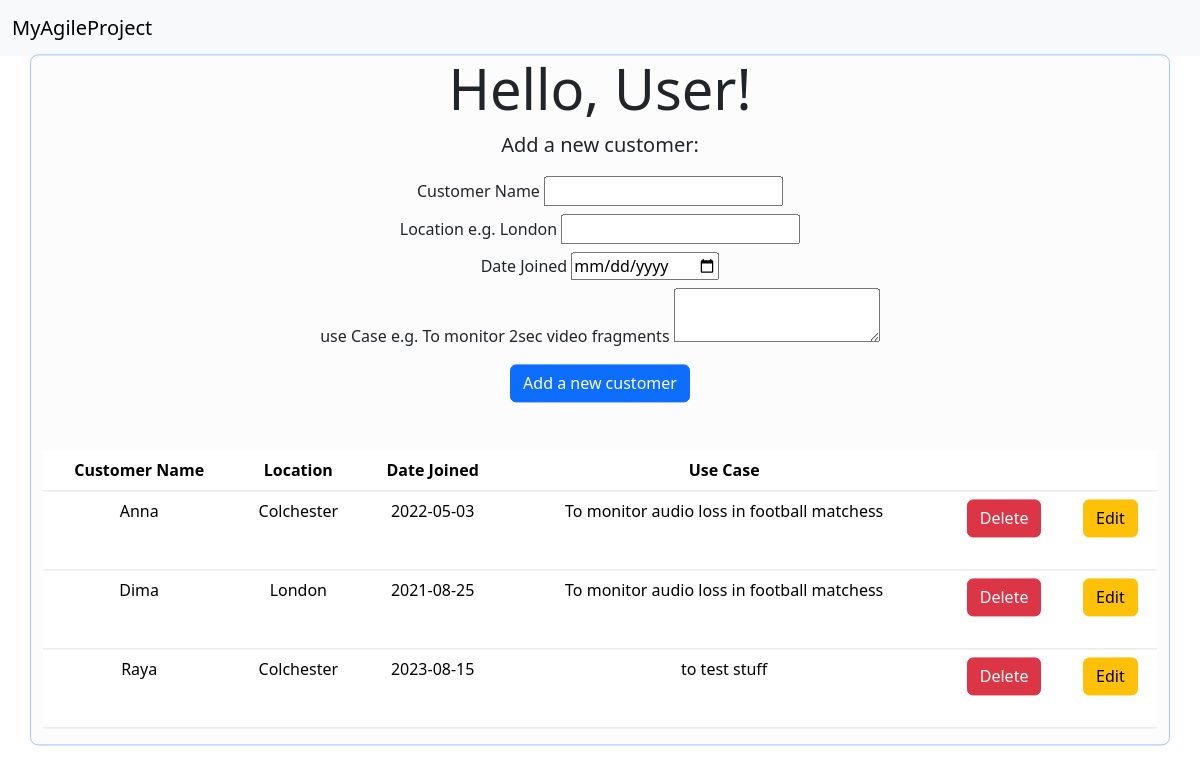
The app's page /customers_database, older data.
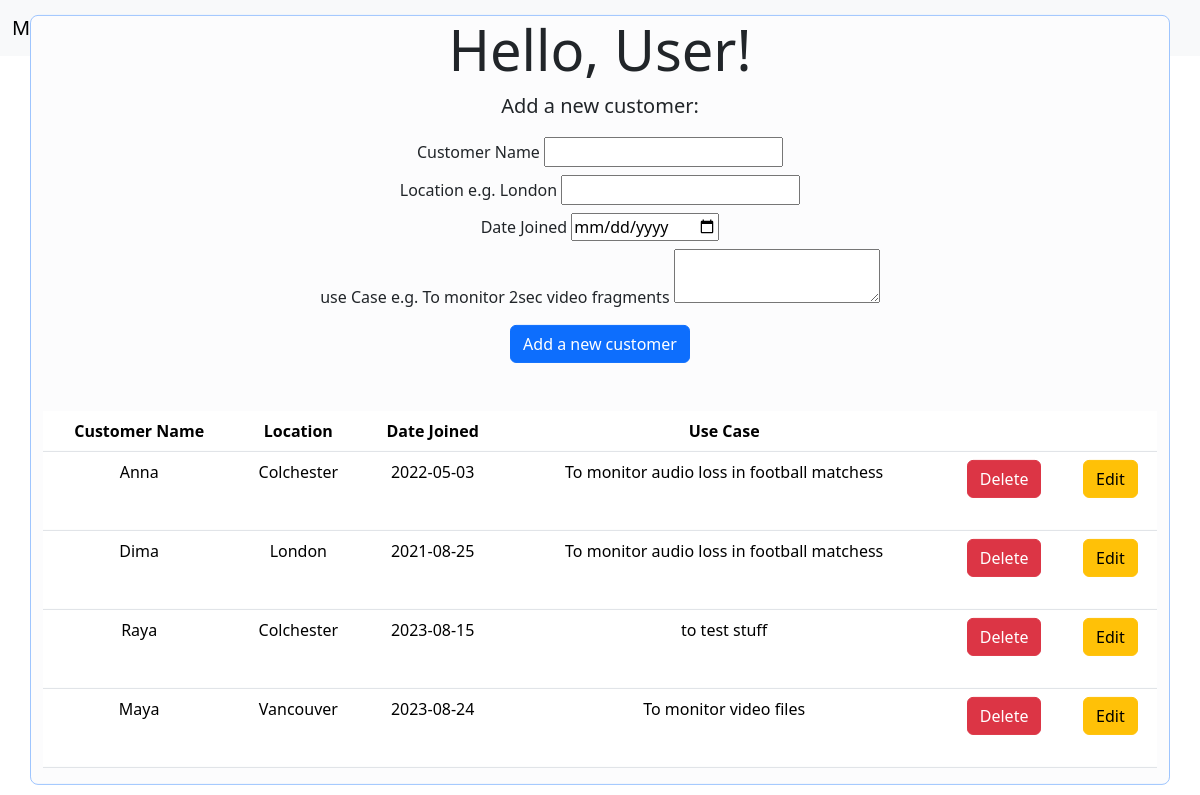
The same page, newer data.
### tables this page shows
CREATE TABLE customers (name VARCHAR UNIQUE NOT NULL, dateJoined TEXT NOT NULL, useCase TEXT NOT NULL, location TEXT NOT NULL);

### main.py (the view)
@app.route("/customers_database")
def customers_database():
    form = new_customer_form()
    connection = sqlite3.connect("database.db")
    connection.row_factory = sqlite3.Row
    current = connection.cursor()
    current.execute("select * from customers")
    rows = current.fetchall();
    return render_template("customers_database.html", rows = rows, form=form)

### forms.py (shortened to what this page needs)
class new_customer_form(FlaskForm):
    name = StringField('Customer Name', validators=[InputRequired(), Length(min=3, max=20)])
    location = StringField('Location e.g. London', validators=[InputRequired(), Length(min=2, max=20)])
    dateJoined = DateField('Date Joined', validators=[InputRequired()])
    useCase = TextAreaField('use Case e.g. To monitor 2sec video fragments', validators=[InputRequired(), Length(max=300)])

### templates/customers_database.html (shortened to what this page needs)
<!DOCTYPE html>
<html lang="en" dir="ltr">
  <head>
    <link href="https://cdn.jsdelivr.net/npm/bootstrap@5.3.1/dist/css/bootstrap.min.css" rel="stylesheet">
  </head>
  <body>
    <nav class="navbar navbar-expand-lg navbar-light bg-light">
      <div class="container-fluid">
        <a class="navbar-brand" href="{{ url_for('home') }}">MyAgileProject</a>
    </div>
    </nav>
    <div class="jumbotron">
        <div class="container-md bg-light-subtle border border-primary-subtle rounded-3 text-center position-absolute top-50 start-50 translate-middle">
            <h1 class="display-4">Hello, User!</h1>
            <p class="lead">Add a new customer:</p>
            <form class="form-inline" action = "{{ url_for('add_customer') }}" method = "POST">
                <div class="form-group mx-sm-3 mb-2">
                    {{ form.name.label() }}
                    {% if form.name.errors %}
                        {{ form.name() }}
                        <div class="invalid-feedback">
                        {% for error in form.name.errors %}
                        <span>* {{ error }}</span>
                        {% endfor %}
                        </div>
                    {%else%}
                        {{ form.name() }}
                    {% endif %}
                </div>
                <div class="form-group mx-sm-3 mb-2">
                    {{ form.location.label() }}
                    {% if form.location.errors %}
                        {{ form.location() }}
                        <div class="invalid-feedback">
                        {% for error in form.location.errors %}
                        <span>* {{ error }}</span>
                        {% endfor %}
                        </div>
                    {%else%}
                        {{ form.location() }}
                    {% endif %}
                </div>
                <div class="form-group mx-sm-3 mb-2">
                    {{ form.dateJoined.label() }}
                    {% if form.dateJoined.errors %}
                        {{ form.dateJoined() }}
                        <div class="invalid-feedback">
                        {% for error in form.dateJoined.errors %}
                        <span>* {{ error }}</span>
                        {% endfor %}
                        </div>
                    {%else%}
                        {{ form.dateJoined() }}
                    {% endif %}
                </div>
                <div class="form-group mx-sm-3 mb-3">
                    {{ form.useCase.label() }}
                    {% if form.useCase.errors %}
                        {{ form.useCase() }}
                        <div class="invalid-feedback">
                        {% for error in form.useCase.errors %}
                        <span>* {{ error }}</span>
                        {% endfor %}
                        </div>
                    {%else%}
                        {{ form.useCase() }}
                    {% endif %}
                </div>
                <button type="submit" class="btn btn-primary mb-4">Add a new customer</button>
            </form>
            <br>
            <table class="table">
                <thead>
                    <tr>
                        <th scope="col">Customer Name</th>
                        <th scope="col">Location</th>
                        <th scope="col">Date Joined</th>
                        <th scope="col">Use Case</th>
                        <th scope="col"></th>
                        <th scope="col"></th>
                    </tr>
                </thead>
                <tbody>
                    {% for row in rows %}
                        <tr>
                            <td>
                                {{row["name"]}}
                            </td>
                            <td>
                                {{row["location"]}}
                            </td>
                            <td>
                                {{row["dateJoined"]}}
                            </td>
                            <td>
                                {{row["useCase"]}}
                            </td>
                            <td>
                                <form action="{{ url_for('delete_customer', customer_name = row['name']) }}" method= "POST">
                                    <button type="submit" class="btn btn-danger mb-4">Delete</button>
                                </form>
                            </td>
                            <td>
                                <a class="btn btn-warning my-2 my-sm-0" href="{{ url_for('update_customer', name = row['name'], dateJoined = row['dateJoined'], location = row['location'], useCase = row['useCase']) }}">Edit</a>
                            </td>
                        </tr>
                    {%endfor%}
                </tbody>
            </table>
        </div>
    </div>
  </body>
</html>

Row changes from the older to the newer data that the page shows:
added customers: name "Maya", location "Vancouver", dateJoined "2023-08-24", useCase "To monitor video files"
